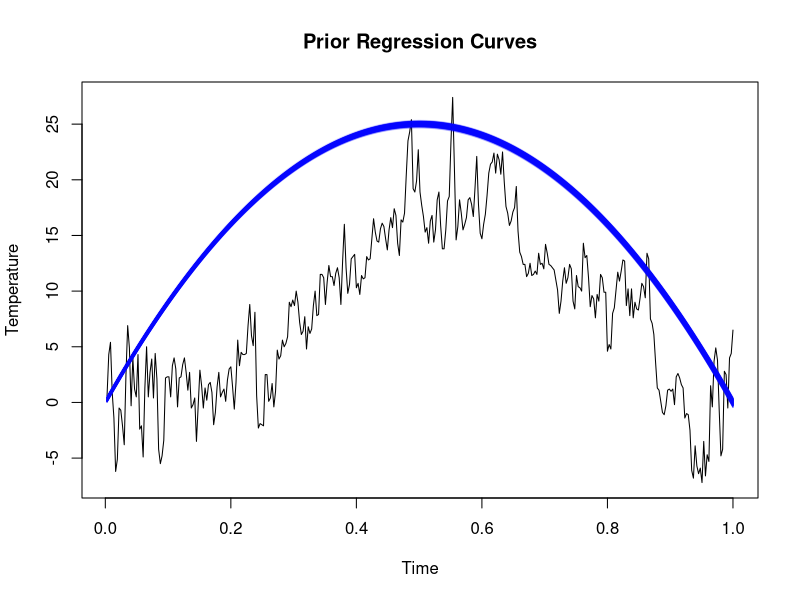
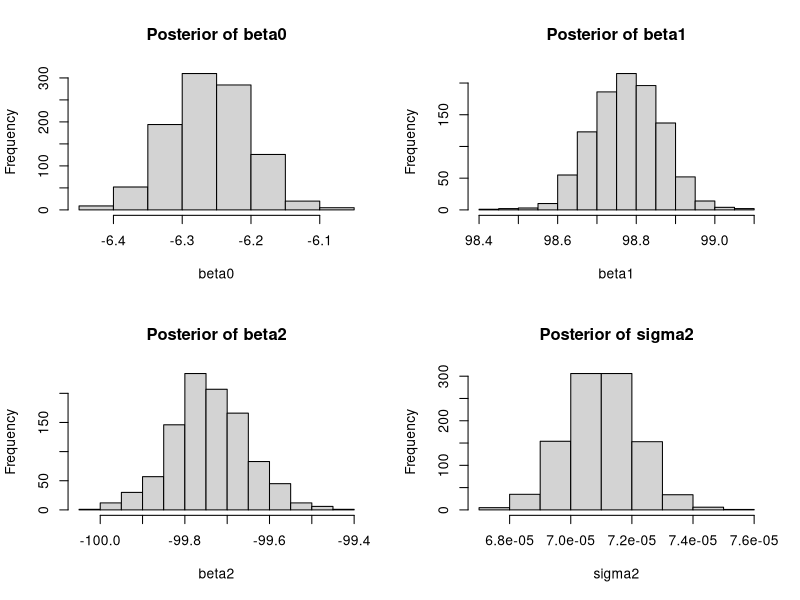

The R source for these figures, in order: (Note: this script raises an error after producing the figures.)
install.packages("readxl")

# Load required libraries
library(readxl)
library(mvtnorm)
library(ggplot2)

# Load the data
data <- read_xlsx("Linkoping2022.xlsx")

# Create time variable
data$time <- (1:nrow(data)) / 365

# Define the model matrix
X <- cbind(1, data$time, data$time^2)
# Define the model
#model <- function(beta, time) {
#  beta[1] + beta[2]*time + beta[3]*time^2
#}


# Define prior parameters
mu0 <- c(0, 100, -100)
Omega0 <- 0.01 * diag(3)
nu0 <- 1
sigma02 <- 1


# Simulate draws from the joint prior
#simulate_prior <- function(n) {
#  beta <- rmvnorm(n, mu0, Omega0)
#  sigma2 <- 1 / rchisq(n, df = nu0, ncp = sigma02)
#  list(beta = beta, sigma = sigma2)
#}

 
# Check if the prior agrees with your prior opinions
#n_draws <- 1000
#prior <- simulate_prior(n_draws)
#prior_curves <- apply(prior$beta, 1, model, time = data$time)


# Simulate draws from the joint prior
n_draws <- 1000
beta_draws <- rmvnorm(n_draws, mu0, Omega0)
#sigma2_draws <- 1/rgamma(n_draws, nu0/2, nu0*sigma02/2)
sigma2_draws <- 1 / rchisq(n_draws, nu0, ncp = nu0 * sigma02)

# Compute the regression curves for each draw
reg_curves <- sapply(1:n_draws, function(i) {
  beta <- beta_draws[i,]
  sigma2 <- sigma2_draws[i]
  X %*% beta
})

# Plot the prior regression curves
plot(data$time, data$temp, type = "l", xlab = "Time", ylab = "Temperature", main = "Prior Regression Curves")
for(i in 1:n_draws) {
  lines(data$time, reg_curves[,i], col = rgb(0, 0, 1, alpha = 0.1))
}



# Define the posterior hyperparameters
Omega0_inv <- solve(Omega0)
Omega_n <- solve(t(X) %*% X + Omega0_inv)
mu_n <- Omega_n %*% (t(X) %*% data$temp + Omega0_inv %*% mu0)

nu_n <- nu0 + nrow(data)
#sigma02_n <- (t(data$temp) %*% data$temp + t(mu0) %*% Omega0_inv %*% mu0 - t(mu_n) %*% solve(Omega_n) %*% mu_n) / nu_n
sigma02_n <- (nu0 * sigma02 + t(data$temp) %*% data$temp + t(mu0) %*% Omega0_inv %*% mu0 - t(mu_n) %*% solve(Omega_n) %*% mu_n) / nu_n

#sigma_n2 <- (nu0 * sigma02 + t(y) %*% y + t(mu0) %*% solve(Omega0) %*% mu0 - t(mu_n) %*% solve(Omega_n) %*% mu_n) / nu_n

# Simulate draws from the joint posterior
beta_draws <- rmvnorm(n_draws, mu_n, Omega_n)
sigma2_draws <- 1/rchisq(n_draws, nu_n, nu_n*sigma02_n)
#sigma2_draws <- 1/rgamma(n_draws, nu_n/2, nu_n*sigma02_n/2)


# Simulate from the posterior
sim_posterior <- function(n) {
  sigma2 <- 1 / rchisq(n, nu_n, ncp = nu_n * sigma02_n)
  beta <- rmvnorm(n, mu_n, Omega_n)
  list(beta = beta, sigma2 = sigma2)
}

posterior <- sim_posterior(1000)

# Plot histograms of the marginal posteriors
par(mfrow = c(2, 2))
hist(posterior$beta[,1], main = "Posterior of beta0", xlab = "beta0")
hist(posterior$beta[,2], main = "Posterior of beta1", xlab = "beta1")
hist(posterior$beta[,3], main = "Posterior of beta2", xlab = "beta2")
hist(posterior$sigma2, main = "Posterior of sigma2", xlab = "sigma2")



# Compute and plot the posterior median and 90% interval of the regression function
posterior_function <- function(time) {
  predict(X, newdata = data.frame(time = time, beta = posterior$beta))
}
ggplot(data, aes(x = time, y = temp)) +
  geom_point() +
  stat_summary(fun.data = function(y) mean(y), geom = "line", color = "blue") +
  stat_summary(fun.data = function(y) quantile(y, probs = c(0.05, 0.95)), geom = "ribbon", alpha = 0.5)

# Compute and plot the posterior median and 90% interval of the regression function
time_values <- seq(min(data$time), max(data$time), length.out = length(data$time))
posterior_predictions <- sapply(time_values, function(time) {
  y_values <- posterior$beta[,1] + posterior$beta[,2]*time + posterior$beta[,3]*time^2
  c(median = median(y_values), lower = quantile(y_values, probs = 0.05), upper = quantile(y_values, probs = 0.95))
})

ggplot(data, aes(x = time, y = temp)) +
  geom_point() +
  geom_line(aes(x = time_values, y = posterior_predictions["median",]), color = "blue") +
  geom_ribbon(aes(x = time_values, ymin = posterior_predictions["lower.5%",], ymax = posterior_predictions["upper.95%",]), alpha = 0.5, color = "red")


# (b.i) Plot a histogram for each marginal posterior of the parameters
par(mfrow = c(2, 2))
hist(beta_draws[,1], main = "Posterior of Beta0", xlab = "Beta0")
hist(beta_draws[,2], main = "Posterior of Beta1", xlab = "Beta1")
hist(beta_draws[,3], main = "Posterior of Beta2", xlab = "Beta2")
hist(sigma2_draws, main = "Posterior of Sigma2", xlab = "Sigma2")

# (b.ii) Make a scatter plot of the temperature data and overlay a curve for the posterior median of the regression function
times <- seq(min(data$time), max(data$time), length.out = 100)
posterior_reg_curves <- sapply(1:n_draws, function(i) {
  beta <- beta_draws[i,]
  sigma2 <- sigma2_draws[i]
  beta[1] + beta[2]*times + beta[3]*times^2
})
reg_median <- apply(posterior_reg_curves, 1, median)
reg_lower <- apply(posterior_reg_curves, 1, function(x) quantile(x, 0.05))
reg_upper <- apply(posterior_reg_curves, 1, function(x) quantile(x, 0.95))

par(mfrow = c(1, 1))
plot(data$time, data$temp, type = "l", xlab = "Time", ylab = "Temperature")
lines(times, reg_median, col = "red")
lines(times, reg_lower, col = "blue", lty = 5)
lines(times, reg_upper, col = "green", lty = 2)

# (c) Plot the posterior distribution of x~
hist(x_tilde_draws, main = "Posterior of x~", xlab = "x~")










simulate_posterior <- function(n, data, mu0, Omega0, nu0, sigma02) {
  # Compute the sufficient statistics
  X <- cbind(1, data$time, data$time^2)
  y <- data$temp
  S <- t(X) %*% X
  m <- t(X) %*% y
  
  # Update the hyperparameters
  Omega_n <- solve(solve(Omega0) + S)
  mu_n <- Omega_n %*% (solve(Omega0) %*% mu0 + m)
  nu_n <- nu0 + length(y)
  sigma_n2 <- (nu0 * sigma02 + t(y) %*% y + t(mu0) %*% solve(Omega0) %*% mu0 - t(mu_n) %*% solve(Omega_n) %*% mu_n) / nu_n
  
  # Simulate draws from the joint posterior distribution
  beta_samples <- rmvnorm(n, mu_n, Omega_n)
  sigma_samples <- 1 / rchisq(n, df = nu_n, ncp = sigma_n2 * nu_n)
  
  list(beta = beta_samples, sigma = sigma_samples)
}


beta <- rmvnorm(n, mu0, Omega0)
sigma2 <- 1 / rchisq(n, nu0, ncp = nu0 * sigma02)

# Simulate draws from the joint posterior
simulate_posterior <- function(n, data, mu0, Omega0, nu0, sigma02) {
  # Initialize arrays to store the samples
  beta_samples <- matrix(0, n, 3)
  sigma2_samples <- numeric(n)
  
  # Initialize the parameters
  beta <- mu0
  sigma2 <- sigma02
  
  for (i in 1:n) {
    # Update beta
    Omega_n <- solve(solve(Omega0) + t(data$time) %*% data$time / sigma2)
    mu_n <- Omega_n %*% (solve(Omega0) %*% mu0 + t(data$time) %*% data$temp / sigma2)
    beta <- rmvnorm(1, mu_n, Omega_n)
    
    # Update sigma2
    nu_n <- nu0 + length(data$temp)
    sigma02_n <- (nu0 * sigma02 + t(data$temp - data$time %*% beta) %*% (data$temp - data$time %*% beta)) / nu_n
    sigma2 <- 1 / rchisq(1, nu_n, ncp = nu_n * sigma02_n)
    
    # Store the samples
    beta_samples[i, ] <- beta
    sigma2_samples[i] <- sigma2
  }
  
  list(beta = beta_samples, sigma2 = sigma2_samples)
}


# Plot histogram for each marginal posterior
plot_histogram <- function(draws) {
  par(mfrow = c(2, 2))
  hist(draws$beta[,1], main = "Posterior of beta0", xlab = "beta0")
  hist(draws$beta[,2], main = "Posterior of beta1", xlab = "beta1")
  hist(draws$beta[,3], main = "Posterior of beta2", xlab = "beta2")
  hist(draws$sigma2, main = "Posterior of sigma2", xlab = "sigma2")
}


# Plot scatter plot of the temperature data and overlay a curve for the posterior median
plot_scatter <- function(data, draws) {
  plot(data$time, data$temp, xlab = "Time", ylab = "Temperature")
  f_time <- apply(draws$beta, 1, function(beta) beta[1] + beta[2] * data$time + beta[3] * data$time^2)
  lines(data$time, apply(f_time, 2, median), col = "red")
}


# Simulate from the posterior distribution of x~
simulate_x_tilde <- function(draws) {
  x_tilde <- -draws$beta[,2] / (2 * draws$beta[,3])
  x_tilde
}


# Suggest a suitable prior
suggest_prior <- function() {
  mu0 <- rep(0, 11)
  Omega0 <- diag(c(1, rep(0.01, 10)))
  list(mu0 = mu0, Omega0 = Omega0)
}

